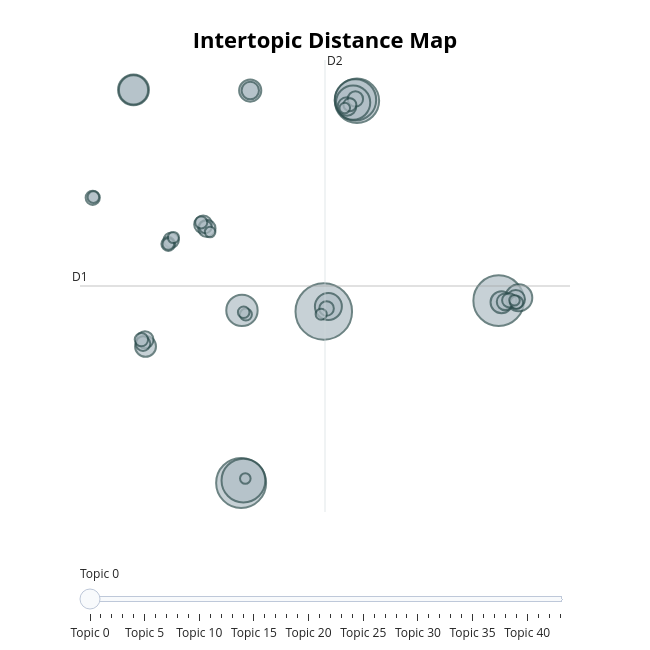

The notebook cell saved with this chart:
### Code cell
topic_model.visualize_topics()

### Figure 1 — Plotly figure (JSON) as saved in the notebook; plotly's stock layout.template omitted (floating-point values rounded to 4 significant figures; data arrays with more than 128 entries replaced by an {"elided": "..."} marker saying what was removed)
{"data": [{"customdata": {"elided": "44x3 mixed values"}, "hovertemplate": "<b>Topic %{customdata[0]}</b><br>%{customdata[1]}<br>Size: %{customdata[2]}", "legendgroup": "", "marker": {"color": "#B0BEC5", "line": {"color": "DarkSlateGrey", "width": 2}, "size": [286, 229, 223, 176, 171, 153, 105, 88, 85, 76, 65, 65, 44, 43, 39, 31, 31, 29, 27, 27, 26, 25, 21, 21, 19, 19, 18, 18, 17, 16, 15, 15, 14, 13, 13, 12, 12, 12, 11, 11, 10, 10, 10, 10], "sizemode": "area", "sizeref": 0.1787, "symbol": "circle"}, "mode": "markers", "name": "", "orientation": "v", "showlegend": false, "type": "scatter", "x": [10.9, 23.95, 4.737, 13.38, 4.907, 13.26, 13.09, 4.799, -3.291, -3.291, 25.45, 11.25, 5.414, 24.16, -2.392, 12.64, 25.22, 1.907, 5.419, 2.179, -2.434, 24.43, 13.26, -0.4775, 11.11, -2.579, 24.73, -6.331, -0.6948, -2.702, 12.85, 25.28, 2.075, 5.091, 1.76, 4.927, -6.283, -0.6931, 10.71, -0.3147, 2.423, 5.049, 12.47, 25.12], "xaxis": "x", "y": [-1.543, -0.7896, -13.53, 13.17, -13.36, 13.23, 13.05, -1.472, 13.93, 13.93, -0.591, -1.198, 13.89, -0.9006, -3.987, 12.77, -0.6932, 4.531, 13.89, 4.256, -3.519, -0.8685, 13.3, 3.437, -1.335, -3.793, -0.7655, 6.392, 3.167, -3.512, 12.9, -0.9205, 4.355, -1.765, 4.674, -1.601, 6.44, 3.167, -1.738, 3.62, 4.001, -13.21, 12.66, -0.7638], "yaxis": "y"}], "layout": {"annotations": [{"showarrow": false, "text": "D1", "x": -7.281, "y": 0.2324, "yshift": 10}, {"showarrow": false, "text": "D2", "x": 10.99, "xshift": 10, "y": 16.02}], "height": 650, "hoverlabel": {"bgcolor": "white", "font": {"family": "Rockwell", "size": 16}}, "legend": {"itemsizing": "constant", "tracegroupgap": 0}, "margin": {"t": 60}, "shapes": [{"line": {"color": "#CFD8DC", "width": 2}, "type": "line", "x0": 10.99, "x1": 10.99, "y0": -15.55, "y1": 16.02}, {"line": {"color": "#9E9E9E", "width": 2}, "type": "line", "x0": -7.281, "x1": 29.27, "y0": 0.2324, "y1": 0.2324}], "sliders": [{"active": 0, "pad": {"t": 50}, "steps": [{"args": [{"marker.color": [["red", "#B0BEC5", "#B0BEC5", "#B0BEC5", "#B0BEC5", "#B0BEC5", "#B0BEC5", "#B0BEC5", "#B0BEC5", "#B0BEC5", "#B0BEC5", "#B0BEC5", "#B0BEC5", "#B0BEC5", "#B0BEC5", "#B0BEC5", "#B0BEC5", "#B0BEC5", "#B0BEC5", "#B0BEC5", "#B0BEC5", "#B0BEC5", "#B0BEC5", "#B0BEC5", "#B0BEC5", "#B0BEC5", "#B0BEC5", "#B0BEC5", "#B0BEC5", "#B0BEC5", "#B0BEC5", "#B0BEC5", "#B0BEC5", "#B0BEC5", "#B0BEC5", "#B0BEC5", "#B0BEC5", "#B0BEC5", "#B0BEC5", "#B0BEC5", "#B0BEC5", "#B0BEC5", "#B0BEC5", "#B0BEC5"]]}], "label": "Topic 0", "method": "update"}, {"args": [{"marker.color": [["#B0BEC5", "red", "#B0BEC5", "#B0BEC5", "#B0BEC5", "#B0BEC5", "#B0BEC5", "#B0BEC5", "#B0BEC5", "#B0BEC5", "#B0BEC5", "#B0BEC5", "#B0BEC5", "#B0BEC5", "#B0BEC5", "#B0BEC5", "#B0BEC5", "#B0BEC5", "#B0BEC5", "#B0BEC5", "#B0BEC5", "#B0BEC5", "#B0BEC5", "#B0BEC5", "#B0BEC5", "#B0BEC5", "#B0BEC5", "#B0BEC5", "#B0BEC5", "#B0BEC5", "#B0BEC5", "#B0BEC5", "#B0BEC5", "#B0BEC5", "#B0BEC5", "#B0BEC5", "#B0BEC5", "#B0BEC5", "#B0BEC5", "#B0BEC5", "#B0BEC5", "#B0BEC5", "#B0BEC5", "#B0BEC5"]]}], "label": "Topic 1", "method": "update"}, {"args": [{"marker.color": [["#B0BEC5", "#B0BEC5", "red", "#B0BEC5", "#B0BEC5", "#B0BEC5", "#B0BEC5", "#B0BEC5", "#B0BEC5", "#B0BEC5", "#B0BEC5", "#B0BEC5", "#B0BEC5", "#B0BEC5", "#B0BEC5", "#B0BEC5", "#B0BEC5", "#B0BEC5", "#B0BEC5", "#B0BEC5", "#B0BEC5", "#B0BEC5", "#B0BEC5", "#B0BEC5", "#B0BEC5", "#B0BEC5", "#B0BEC5", "#B0BEC5", "#B0BEC5", "#B0BEC5", "#B0BEC5", "#B0BEC5", "#B0BEC5", "#B0BEC5", "#B0BEC5", "#B0BEC5", "#B0BEC5", "#B0BEC5", "#B0BEC5", "#B0BEC5", "#B0BEC5", "#B0BEC5", "#B0BEC5", "#B0BEC5"]]}], "label": "Topic 2", "method": "update"}, {"args": [{"marker.color": [["#B0BEC5", "#B0BEC5", "#B0BEC5", "red", "#B0BEC5", "#B0BEC5", "#B0BEC5", "#B0BEC5", "#B0BEC5", "#B0BEC5", "#B0BEC5", "#B0BEC5", "#B0BEC5", "#B0BEC5", "#B0BEC5", "#B0BEC5", "#B0BEC5", "#B0BEC5", "#B0BEC5", "#B0BEC5", "#B0BEC5", "#B0BEC5", "#B0BEC5", "#B0BEC5", "#B0BEC5", "#B0BEC5", "#B0BEC5", "#B0BEC5", "#B0BEC5", "#B0BEC5", "#B0BEC5", "#B0BEC5", "#B0BEC5", "#B0BEC5", "#B0BEC5", "#B0BEC5", "#B0BEC5", "#B0BEC5", "#B0BEC5", "#B0BEC5", "#B0BEC5", "#B0BEC5", "#B0BEC5", "#B0BEC5"]]}], "label": "Topic 3", "method": "update"}, {"args": [{"marker.color": [["#B0BEC5", "#B0BEC5", "#B0BEC5", "#B0BEC5", "red", "#B0BEC5", "#B0BEC5", "#B0BEC5", "#B0BEC5", "#B0BEC5", "#B0BEC5", "#B0BEC5", "#B0BEC5", "#B0BEC5", "#B0BEC5", "#B0BEC5", "#B0BEC5", "#B0BEC5", "#B0BEC5", "#B0BEC5", "#B0BEC5", "#B0BEC5", "#B0BEC5", "#B0BEC5", "#B0BEC5", "#B0BEC5", "#B0BEC5", "#B0BEC5", "#B0BEC5", "#B0BEC5", "#B0BEC5", "#B0BEC5", "#B0BEC5", "#B0BEC5", "#B0BEC5", "#B0BEC5", "#B0BEC5", "#B0BEC5", "#B0BEC5", "#B0BEC5", "#B0BEC5", "#B0BEC5", "#B0BEC5", "#B0BEC5"]]}], "label": "Topic 4", "method": "update"}, {"args": [{"marker.color": [["#B0BEC5", "#B0BEC5", "#B0BEC5", "#B0BEC5", "#B0BEC5", "red", "#B0BEC5", "#B0BEC5", "#B0BEC5", "#B0BEC5", "#B0BEC5", "#B0BEC5", "#B0BEC5", "#B0BEC5", "#B0BEC5", "#B0BEC5", "#B0BEC5", "#B0BEC5", "#B0BEC5", "#B0BEC5", "#B0BEC5", "#B0BEC5", "#B0BEC5", "#B0BEC5", "#B0BEC5", "#B0BEC5", "#B0BEC5", "#B0BEC5", "#B0BEC5", "#B0BEC5", "#B0BEC5", "#B0BEC5", "#B0BEC5", "#B0BEC5", "#B0BEC5", "#B0BEC5", "#B0BEC5", "#B0BEC5", "#B0BEC5", "#B0BEC5", "#B0BEC5", "#B0BEC5", "#B0BEC5", "#B0BEC5"]]}], "label": "Topic 5", "method": "update"}, {"args": [{"marker.color": [["#B0BEC5", "#B0BEC5", "#B0BEC5", "#B0BEC5", "#B0BEC5", "#B0BEC5", "red", "#B0BEC5", "#B0BEC5", "#B0BEC5", "#B0BEC5", "#B0BEC5", "#B0BEC5", "#B0BEC5", "#B0BEC5", "#B0BEC5", "#B0BEC5", "#B0BEC5", "#B0BEC5", "#B0BEC5", "#B0BEC5", "#B0BEC5", "#B0BEC5", "#B0BEC5", "#B0BEC5", "#B0BEC5", "#B0BEC5", "#B0BEC5", "#B0BEC5", "#B0BEC5", "#B0BEC5", "#B0BEC5", "#B0BEC5", "#B0BEC5", "#B0BEC5", "#B0BEC5", "#B0BEC5", "#B0BEC5", "#B0BEC5", "#B0BEC5", "#B0BEC5", "#B0BEC5", "#B0BEC5", "#B0BEC5"]]}], "label": "Topic 6", "method": "update"}, {"args": [{"marker.color": [["#B0BEC5", "#B0BEC5", "#B0BEC5", "#B0BEC5", "#B0BEC5", "#B0BEC5", "#B0BEC5", "red", "#B0BEC5", "#B0BEC5", "#B0BEC5", "#B0BEC5", "#B0BEC5", "#B0BEC5", "#B0BEC5", "#B0BEC5", "#B0BEC5", "#B0BEC5", "#B0BEC5", "#B0BEC5", "#B0BEC5", "#B0BEC5", "#B0BEC5", "#B0BEC5", "#B0BEC5", "#B0BEC5", "#B0BEC5", "#B0BEC5", "#B0BEC5", "#B0BEC5", "#B0BEC5", "#B0BEC5", "#B0BEC5", "#B0BEC5", "#B0BEC5", "#B0BEC5", "#B0BEC5", "#B0BEC5", "#B0BEC5", "#B0BEC5", "#B0BEC5", "#B0BEC5", "#B0BEC5", "#B0BEC5"]]}], "label": "Topic 7", "method": "update"}, {"args": [{"marker.color": [["#B0BEC5", "#B0BEC5", "#B0BEC5", "#B0BEC5", "#B0BEC5", "#B0BEC5", "#B0BEC5", "#B0BEC5", "red", "#B0BEC5", "#B0BEC5", "#B0BEC5", "#B0BEC5", "#B0BEC5", "#B0BEC5", "#B0BEC5", "#B0BEC5", "#B0BEC5", "#B0BEC5", "#B0BEC5", "#B0BEC5", "#B0BEC5", "#B0BEC5", "#B0BEC5", "#B0BEC5", "#B0BEC5", "#B0BEC5", "#B0BEC5", "#B0BEC5", "#B0BEC5", "#B0BEC5", "#B0BEC5", "#B0BEC5", "#B0BEC5", "#B0BEC5", "#B0BEC5", "#B0BEC5", "#B0BEC5", "#B0BEC5", "#B0BEC5", "#B0BEC5", "#B0BEC5", "#B0BEC5", "#B0BEC5"]]}], "label": "Topic 8", "method": "update"}, {"args": [{"marker.color": [["#B0BEC5", "#B0BEC5", "#B0BEC5", "#B0BEC5", "#B0BEC5", "#B0BEC5", "#B0BEC5", "#B0BEC5", "#B0BEC5", "red", "#B0BEC5", "#B0BEC5", "#B0BEC5", "#B0BEC5", "#B0BEC5", "#B0BEC5", "#B0BEC5", "#B0BEC5", "#B0BEC5", "#B0BEC5", "#B0BEC5", "#B0BEC5", "#B0BEC5", "#B0BEC5", "#B0BEC5", "#B0BEC5", "#B0BEC5", "#B0BEC5", "#B0BEC5", "#B0BEC5", "#B0BEC5", "#B0BEC5", "#B0BEC5", "#B0BEC5", "#B0BEC5", "#B0BEC5", "#B0BEC5", "#B0BEC5", "#B0BEC5", "#B0BEC5", "#B0BEC5", "#B0BEC5", "#B0BEC5", "#B0BEC5"]]}], "label": "Topic 9", "method": "update"}, {"args": [{"marker.color": [["#B0BEC5", "#B0BEC5", "#B0BEC5", "#B0BEC5", "#B0BEC5", "#B0BEC5", "#B0BEC5", "#B0BEC5", "#B0BEC5", "#B0BEC5", "red", "#B0BEC5", "#B0BEC5", "#B0BEC5", "#B0BEC5", "#B0BEC5", "#B0BEC5", "#B0BEC5", "#B0BEC5", "#B0BEC5", "#B0BEC5", "#B0BEC5", "#B0BEC5", "#B0BEC5", "#B0BEC5", "#B0BEC5", "#B0BEC5", "#B0BEC5", "#B0BEC5", "#B0BEC5", "#B0BEC5", "#B0BEC5", "#B0BEC5", "#B0BEC5", "#B0BEC5", "#B0BEC5", "#B0BEC5", "#B0BEC5", "#B0BEC5", "#B0BEC5", "#B0BEC5", "#B0BEC5", "#B0BEC5", "#B0BEC5"]]}], "label": "Topic 10", "method": "update"}, {"args": [{"marker.color": [["#B0BEC5", "#B0BEC5", "#B0BEC5", "#B0BEC5", "#B0BEC5", "#B0BEC5", "#B0BEC5", "#B0BEC5", "#B0BEC5", "#B0BEC5", "#B0BEC5", "red", "#B0BEC5", "#B0BEC5", "#B0BEC5", "#B0BEC5", "#B0BEC5", "#B0BEC5", "#B0BEC5", "#B0BEC5", "#B0BEC5", "#B0BEC5", "#B0BEC5", "#B0BEC5", "#B0BEC5", "#B0BEC5", "#B0BEC5", "#B0BEC5", "#B0BEC5", "#B0BEC5", "#B0BEC5", "#B0BEC5", "#B0BEC5", "#B0BEC5", "#B0BEC5", "#B0BEC5", "#B0BEC5", "#B0BEC5", "#B0BEC5", "#B0BEC5", "#B0BEC5", "#B0BEC5", "#B0BEC5", "#B0BEC5"]]}], "label": "Topic 11", "method": "update"}, {"args": [{"marker.color": [["#B0BEC5", "#B0BEC5", "#B0BEC5", "#B0BEC5", "#B0BEC5", "#B0BEC5", "#B0BEC5", "#B0BEC5", "#B0BEC5", "#B0BEC5", "#B0BEC5", "#B0BEC5", "red", "#B0BEC5", "#B0BEC5", "#B0BEC5", "#B0BEC5", "#B0BEC5", "#B0BEC5", "#B0BEC5", "#B0BEC5", "#B0BEC5", "#B0BEC5", "#B0BEC5", "#B0BEC5", "#B0BEC5", "#B0BEC5", "#B0BEC5", "#B0BEC5", "#B0BEC5", "#B0BEC5", "#B0BEC5", "#B0BEC5", "#B0BEC5", "#B0BEC5", "#B0BEC5", "#B0BEC5", "#B0BEC5", "#B0BEC5", "#B0BEC5", "#B0BEC5", "#B0BEC5", "#B0BEC5", "#B0BEC5"]]}], "label": "Topic 12", "method": "update"}, {"args": [{"marker.color": [["#B0BEC5", "#B0BEC5", "#B0BEC5", "#B0BEC5", "#B0BEC5", "#B0BEC5", "#B0BEC5", "#B0BEC5", "#B0BEC5", "#B0BEC5", "#B0BEC5", "#B0BEC5", "#B0BEC5", "red", "#B0BEC5", "#B0BEC5", "#B0BEC5", "#B0BEC5", "#B0BEC5", "#B0BEC5", "#B0BEC5", "#B0BEC5", "#B0BEC5", "#B0BEC5", "#B0BEC5", "#B0BEC5", "#B0BEC5", "#B0BEC5", "#B0BEC5", "#B0BEC5", "#B0BEC5", "#B0BEC5", "#B0BEC5", "#B0BEC5", "#B0BEC5", "#B0BEC5", "#B0BEC5", "#B0BEC5", "#B0BEC5", "#B0BEC5", "#B0BEC5", "#B0BEC5", "#B0BEC5", "#B0BEC5"]]}], "label": "Topic 13", "method": "update"}, {"args": [{"marker.color": [["#B0BEC5", "#B0BEC5", "#B0BEC5", "#B0BEC5", "#B0BEC5", "#B0BEC5", "#B0BEC5", "#B0BEC5", "#B0BEC5", "#B0BEC5", "#B0BEC5", "#B0BEC5", "#B0BEC5", "#B0BEC5", "red", "#B0BEC5", "#B0BEC5", "#B0BEC5", "#B0BEC5", "#B0BEC5", "#B0BEC5", "#B0BEC5", "#B0BEC5", "#B0BEC5", "#B0BEC5", "#B0BEC5", "#B0BEC5", "#B0BEC5", "#B0BEC5", "#B0BEC5", "#B0BEC5", "#B0BEC5", "#B0BEC5", "#B0BEC5", "#B0BEC5", "#B0BEC5", "#B0BEC5", "#B0BEC5", "#B0BEC5", "#B0BEC5", "#B0BEC5", "#B0BEC5", "#B0BEC5", "#B0BEC5"]]}], "label": "Topic 14", "method": "update"}, {"args": [{"marker.color": [["#B0BEC5", "#B0BEC5", "#B0BEC5", "#B0BEC5", "#B0BEC5", "#B0BEC5", "#B0BEC5", "#B0BEC5", "#B0BEC5", "#B0BEC5", "#B0BEC5", "#B0BEC5", "#B0BEC5", "#B0BEC5", "#B0BEC5", "red", "#B0BEC5", "#B0BEC5", "#B0BEC5", "#B0BEC5", "#B0BEC5", "#B0BEC5", "#B0BEC5", "#B0BEC5", "#B0BEC5", "#B0BEC5", "#B0BEC5", "#B0BEC5", "#B0BEC5", "#B0BEC5", "#B0BEC5", "#B0BEC5", "#B0BEC5", "#B0BEC5", "#B0BEC5", "#B0BEC5", "#B0BEC5", "#B0BEC5", "#B0BEC5", "#B0BEC5", "#B0BEC5", "#B0BEC5", "#B0BEC5", "#B0BEC5"]]}], "label": "Topic 15", "method": "update"}, {"args": [{"marker.color": [["#B0BEC5", "#B0BEC5", "#B0BEC5", "#B0BEC5", "#B0BEC5", "#B0BEC5", "#B0BEC5", "#B0BEC5", "#B0BEC5", "#B0BEC5", "#B0BEC5", "#B0BEC5", "#B0BEC5", "#B0BEC5", "#B0BEC5", "#B0BEC5", "red", "#B0BEC5", "#B0BEC5", "#B0BEC5", "#B0BEC5", "#B0BEC5", "#B0BEC5", "#B0BEC5", "#B0BEC5", "#B0BEC5", "#B0BEC5", "#B0BEC5", "#B0BEC5", "#B0BEC5", "#B0BEC5", "#B0BEC5", "#B0BEC5", "#B0BEC5", "#B0BEC5", "#B0BEC5", "#B0BEC5", "#B0BEC5", "#B0BEC5", "#B0BEC5", "#B0BEC5", "#B0BEC5", "#B0BEC5", "#B0BEC5"]]}], "label": "Topic 16", "method": "update"}, {"args": [{"marker.color": [["#B0BEC5", "#B0BEC5", "#B0BEC5", "#B0BEC5", "#B0BEC5", "#B0BEC5", "#B0BEC5", "#B0BEC5", "#B0BEC5", "#B0BEC5", "#B0BEC5", "#B0BEC5", "#B0BEC5", "#B0BEC5", "#B0BEC5", "#B0BEC5", "#B0BEC5", "red", "#B0BEC5", "#B0BEC5", "#B0BEC5", "#B0BEC5", "#B0BEC5", "#B0BEC5", "#B0BEC5", "#B0BEC5", "#B0BEC5", "#B0BEC5", "#B0BEC5", "#B0BEC5", "#B0BEC5", "#B0BEC5", "#B0BEC5", "#B0BEC5", "#B0BEC5", "#B0BEC5", "#B0BEC5", "#B0BEC5", "#B0BEC5", "#B0BEC5", "#B0BEC5", "#B0BEC5", "#B0BEC5", "#B0BEC5"]]}], "label": "Topic 17", "method": "update"}, {"args": [{"marker.color": [["#B0BEC5", "#B0BEC5", "#B0BEC5", "#B0BEC5", "#B0BEC5", "#B0BEC5", "#B0BEC5", "#B0BEC5", "#B0BEC5", "#B0BEC5", "#B0BEC5", "#B0BEC5", "#B0BEC5", "#B0BEC5", "#B0BEC5", "#B0BEC5", "#B0BEC5", "#B0BEC5", "red", "#B0BEC5", "#B0BEC5", "#B0BEC5", "#B0BEC5", "#B0BEC5", "#B0BEC5", "#B0BEC5", "#B0BEC5", "#B0BEC5", "#B0BEC5", "#B0BEC5", "#B0BEC5", "#B0BEC5", "#B0BEC5", "#B0BEC5", "#B0BEC5", "#B0BEC5", "#B0BEC5", "#B0BEC5", "#B0BEC5", "#B0BEC5", "#B0BEC5", "#B0BEC5", "#B0BEC5", "#B0BEC5"]]}], "label": "Topic 18", "method": "update"}, {"args": [{"marker.color": [["#B0BEC5", "#B0BEC5", "#B0BEC5", "#B0BEC5", "#B0BEC5", "#B0BEC5", "#B0BEC5", "#B0BEC5", "#B0BEC5", "#B0BEC5", "#B0BEC5", "#B0BEC5", "#B0BEC5", "#B0BEC5", "#B0BEC5", "#B0BEC5", "#B0BEC5", "#B0BEC5", "#B0BEC5", "red", "#B0BEC5", "#B0BEC5", "#B0BEC5", "#B0BEC5", "#B0BEC5", "#B0BEC5", "#B0BEC5", "#B0BEC5", "#B0BEC5", "#B0BEC5", "#B0BEC5", "#B0BEC5", "#B0BEC5", "#B0BEC5", "#B0BEC5", "#B0BEC5", "#B0BEC5", "#B0BEC5", "#B0BEC5", "#B0BEC5", "#B0BEC5", "#B0BEC5", "#B0BEC5", "#B0BEC5"]]}], "label": "Topic 19", "method": "update"}, {"args": [{"marker.color": [["#B0BEC5", "#B0BEC5", "#B0BEC5", "#B0BEC5", "#B0BEC5", "#B0BEC5", "#B0BEC5", "#B0BEC5", "#B0BEC5", "#B0BEC5", "#B0BEC5", "#B0BEC5", "#B0BEC5", "#B0BEC5", "#B0BEC5", "#B0BEC5", "#B0BEC5", "#B0BEC5", "#B0BEC5", "#B0BEC5", "red", "#B0BEC5", "#B0BEC5", "#B0BEC5", "#B0BEC5", "#B0BEC5", "#B0BEC5", "#B0BEC5", "#B0BEC5", "#B0BEC5", "#B0BEC5", "#B0BEC5", "#B0BEC5", "#B0BEC5", "#B0BEC5", "#B0BEC5", "#B0BEC5", "#B0BEC5", "#B0BEC5", "#B0BEC5", "#B0BEC5", "#B0BEC5", "#B0BEC5", "#B0BEC5"]]}], "label": "Topic 20", "method": "update"}, {"args": [{"marker.color": [["#B0BEC5", "#B0BEC5", "#B0BEC5", "#B0BEC5", "#B0BEC5", "#B0BEC5", "#B0BEC5", "#B0BEC5", "#B0BEC5", "#B0BEC5", "#B0BEC5", "#B0BEC5", "#B0BEC5", "#B0BEC5", "#B0BEC5", "#B0BEC5", "#B0BEC5", "#B0BEC5", "#B0BEC5", "#B0BEC5", "#B0BEC5", "red", "#B0BEC5", "#B0BEC5", "#B0BEC5", "#B0BEC5", "#B0BEC5", "#B0BEC5", "#B0BEC5", "#B0BEC5", "#B0BEC5", "#B0BEC5", "#B0BEC5", "#B0BEC5", "#B0BEC5", "#B0BEC5", "#B0BEC5", "#B0BEC5", "#B0BEC5", "#B0BEC5", "#B0BEC5", "#B0BEC5", "#B0BEC5", "#B0BEC5"]]}], "label": "Topic 21", "method": "update"}, {"args": [{"marker.color": [["#B0BEC5", "#B0BEC5", "#B0BEC5", "#B0BEC5", "#B0BEC5", "#B0BEC5", "#B0BEC5", "#B0BEC5", "#B0BEC5", "#B0BEC5", "#B0BEC5", "#B0BEC5", "#B0BEC5", "#B0BEC5", "#B0BEC5", "#B0BEC5", "#B0BEC5", "#B0BEC5", "#B0BEC5", "#B0BEC5", "#B0BEC5", "#B0BEC5", "red", "#B0BEC5", "#B0BEC5", "#B0BEC5", "#B0BEC5", "#B0BEC5", "#B0BEC5", "#B0BEC5", "#B0BEC5", "#B0BEC5", "#B0BEC5", "#B0BEC5", "#B0BEC5", "#B0BEC5", "#B0BEC5", "#B0BEC5", "#B0BEC5", "#B0BEC5", "#B0BEC5", "#B0BEC5", "#B0BEC5", "#B0BEC5"]]}], "label": "Topic 22", "method": "update"}, {"args": [{"marker.color": [["#B0BEC5", "#B0BEC5", "#B0BEC5", "#B0BEC5", "#B0BEC5", "#B0BEC5", "#B0BEC5", "#B0BEC5", "#B0BEC5", "#B0BEC5", "#B0BEC5", "#B0BEC5", "#B0BEC5", "#B0BEC5", "#B0BEC5", "#B0BEC5", "#B0BEC5", "#B0BEC5", "#B0BEC5", "#B0BEC5", "#B0BEC5", "#B0BEC5", "#B0BEC5", "red", "#B0BEC5", "#B0BEC5", "#B0BEC5", "#B0BEC5", "#B0BEC5", "#B0BEC5", "#B0BEC5", "#B0BEC5", "#B0BEC5", "#B0BEC5", "#B0BEC5", "#B0BEC5", "#B0BEC5", "#B0BEC5", "#B0BEC5", "#B0BEC5", "#B0BEC5", "#B0BEC5", "#B0BEC5", "#B0BEC5"]]}], "label": "Topic 23", "method": "update"}, {"args": [{"marker.color": [["#B0BEC5", "#B0BEC5", "#B0BEC5", "#B0BEC5", "#B0BEC5", "#B0BEC5", "#B0BEC5", "#B0BEC5", "#B0BEC5", "#B0BEC5", "#B0BEC5", "#B0BEC5", "#B0BEC5", "#B0BEC5", "#B0BEC5", "#B0BEC5", "#B0BEC5", "#B0BEC5", "#B0BEC5", "#B0BEC5", "#B0BEC5", "#B0BEC5", "#B0BEC5", "#B0BEC5", "red", "#B0BEC5", "#B0BEC5", "#B0BEC5", "#B0BEC5", "#B0BEC5", "#B0BEC5", "#B0BEC5", "#B0BEC5", "#B0BEC5", "#B0BEC5", "#B0BEC5", "#B0BEC5", "#B0BEC5", "#B0BEC5", "#B0BEC5", "#B0BEC5", "#B0BEC5", "#B0BEC5", "#B0BEC5"]]}], "label": "Topic 24", "method": "update"}, {"args": [{"marker.color": [["#B0BEC5", "#B0BEC5", "#B0BEC5", "#B0BEC5", "#B0BEC5", "#B0BEC5", "#B0BEC5", "#B0BEC5", "#B0BEC5", "#B0BEC5", "#B0BEC5", "#B0BEC5", "#B0BEC5", "#B0BEC5", "#B0BEC5", "#B0BEC5", "#B0BEC5", "#B0BEC5", "#B0BEC5", "#B0BEC5", "#B0BEC5", "#B0BEC5", "#B0BEC5", "#B0BEC5", "#B0BEC5", "red", "#B0BEC5", "#B0BEC5", "#B0BEC5", "#B0BEC5", "#B0BEC5", "#B0BEC5", "#B0BEC5", "#B0BEC5", "#B0BEC5", "#B0BEC5", "#B0BEC5", "#B0BEC5", "#B0BEC5", "#B0BEC5", "#B0BEC5", "#B0BEC5", "#B0BEC5", "#B0BEC5"]]}], "label": "Topic 25", "method": "update"}, {"args": [{"marker.color": [["#B0BEC5", "#B0BEC5", "#B0BEC5", "#B0BEC5", "#B0BEC5", "#B0BEC5", "#B0BEC5", "#B0BEC5", "#B0BEC5", "#B0BEC5", "#B0BEC5", "#B0BEC5", "#B0BEC5", "#B0BEC5", "#B0BEC5", "#B0BEC5", "#B0BEC5", "#B0BEC5", "#B0BEC5", "#B0BEC5", "#B0BEC5", "#B0BEC5", "#B0BEC5", "#B0BEC5", "#B0BEC5", "#B0BEC5", "red", "#B0BEC5", "#B0BEC5", "#B0BEC5", "#B0BEC5", "#B0BEC5", "#B0BEC5", "#B0BEC5", "#B0BEC5", "#B0BEC5", "#B0BEC5", "#B0BEC5", "#B0BEC5", "#B0BEC5", "#B0BEC5", "#B0BEC5", "#B0BEC5", "#B0BEC5"]]}], "label": "Topic 26", "method": "update"}, {"args": [{"marker.color": [["#B0BEC5", "#B0BEC5", "#B0BEC5", "#B0BEC5", "#B0BEC5", "#B0BEC5", "#B0BEC5", "#B0BEC5", "#B0BEC5", "#B0BEC5", "#B0BEC5", "#B0BEC5", "#B0BEC5", "#B0BEC5", "#B0BEC5", "#B0BEC5", "#B0BEC5", "#B0BEC5", "#B0BEC5", "#B0BEC5", "#B0BEC5", "#B0BEC5", "#B0BEC5", "#B0BEC5", "#B0BEC5", "#B0BEC5", "#B0BEC5", "red", "#B0BEC5", "#B0BEC5", "#B0BEC5", "#B0BEC5", "#B0BEC5", "#B0BEC5", "#B0BEC5", "#B0BEC5", "#B0BEC5", "#B0BEC5", "#B0BEC5", "#B0BEC5", "#B0BEC5", "#B0BEC5", "#B0BEC5", "#B0BEC5"]]}], "label": "Topic 27", "method": "update"}, {"args": [{"marker.color": [["#B0BEC5", "#B0BEC5", "#B0BEC5", "#B0BEC5", "#B0BEC5", "#B0BEC5", "#B0BEC5", "#B0BEC5", "#B0BEC5", "#B0BEC5", "#B0BEC5", "#B0BEC5", "#B0BEC5", "#B0BEC5", "#B0BEC5", "#B0BEC5", "#B0BEC5", "#B0BEC5", "#B0BEC5", "#B0BEC5", "#B0BEC5", "#B0BEC5", "#B0BEC5", "#B0BEC5", "#B0BEC5", "#B0BEC5", "#B0BEC5", "#B0BEC5", "red", "#B0BEC5", "#B0BEC5", "#B0BEC5", "#B0BEC5", "#B0BEC5", "#B0BEC5", "#B0BEC5", "#B0BEC5", "#B0BEC5", "#B0BEC5", "#B0BEC5", "#B0BEC5", "#B0BEC5", "#B0BEC5", "#B0BEC5"]]}], "label": "Topic 28", "method": "update"}, {"args": [{"marker.color": [["#B0BEC5", "#B0BEC5", "#B0BEC5", "#B0BEC5", "#B0BEC5", "#B0BEC5", "#B0BEC5", "#B0BEC5", "#B0BEC5", "#B0BEC5", "#B0BEC5", "#B0BEC5", "#B0BEC5", "#B0BEC5", "#B0BEC5", "#B0BEC5", "#B0BEC5", "#B0BEC5", "#B0BEC5", "#B0BEC5", "#B0BEC5", "#B0BEC5", "#B0BEC5", "#B0BEC5", "#B0BEC5", "#B0BEC5", "#B0BEC5", "#B0BEC5", "#B0BEC5", "red", "#B0BEC5", "#B0BEC5", "#B0BEC5", "#B0BEC5", "#B0BEC5", "#B0BEC5", "#B0BEC5", "#B0BEC5", "#B0BEC5", "#B0BEC5", "#B0BEC5", "#B0BEC5", "#B0BEC5", "#B0BEC5"]]}], "label": "Topic 29", "method": "update"}, {"args": [{"marker.color": [["#B0BEC5", "#B0BEC5", "#B0BEC5", "#B0BEC5", "#B0BEC5", "#B0BEC5", "#B0BEC5", "#B0BEC5", "#B0BEC5", "#B0BEC5", "#B0BEC5", "#B0BEC5", "#B0BEC5", "#B0BEC5", "#B0BEC5", "#B0BEC5", "#B0BEC5", "#B0BEC5", "#B0BEC5", "#B0BEC5", "#B0BEC5", "#B0BEC5", "#B0BEC5", "#B0BEC5", "#B0BEC5", "#B0BEC5", "#B0BEC5", "#B0BEC5", "#B0BEC5", "#B0BEC5", "red", "#B0BEC5", "#B0BEC5", "#B0BEC5", "#B0BEC5", "#B0BEC5", "#B0BEC5", "#B0BEC5", "#B0BEC5", "#B0BEC5", "#B0BEC5", "#B0BEC5", "#B0BEC5", "#B0BEC5"]]}], "label": "Topic 30", "method": "update"}, {"args": [{"marker.color": [["#B0BEC5", "#B0BEC5", "#B0BEC5", "#B0BEC5", "#B0BEC5", "#B0BEC5", "#B0BEC5", "#B0BEC5", "#B0BEC5", "#B0BEC5", "#B0BEC5", "#B0BEC5", "#B0BEC5", "#B0BEC5", "#B0BEC5", "#B0BEC5", "#B0BEC5", "#B0BEC5", "#B0BEC5", "#B0BEC5", "#B0BEC5", "#B0BEC5", "#B0BEC5", "#B0BEC5", "#B0BEC5", "#B0BEC5", "#B0BEC5", "#B0BEC5", "#B0BEC5", "#B0BEC5", "#B0BEC5", "red", "#B0BEC5", "#B0BEC5", "#B0BEC5", "#B0BEC5", "#B0BEC5", "#B0BEC5", "#B0BEC5", "#B0BEC5", "#B0BEC5", "#B0BEC5", "#B0BEC5", "#B0BEC5"]]}], "label": "Topic 31", "method": "update"}, {"args": [{"marker.color": [["#B0BEC5", "#B0BEC5", "#B0BEC5", "#B0BEC5", "#B0BEC5", "#B0BEC5", "#B0BEC5", "#B0BEC5", "#B0BEC5", "#B0BEC5", "#B0BEC5", "#B0BEC5", "#B0BEC5", "#B0BEC5", "#B0BEC5", "#B0BEC5", "#B0BEC5", "#B0BEC5", "#B0BEC5", "#B0BEC5", "#B0BEC5", "#B0BEC5", "#B0BEC5", "#B0BEC5", "#B0BEC5", "#B0BEC5", "#B0BEC5", "#B0BEC5", "#B0BEC5", "#B0BEC5", "#B0BEC5", "#B0BEC5", "red", "#B0BEC5", "#B0BEC5", "#B0BEC5", "#B0BEC5", "#B0BEC5", "#B0BEC5", "#B0BEC5", "#B0BEC5", "#B0BEC5", "#B0BEC5", "#B0BEC5"]]}], "label": "Topic 32", "method": "update"}, {"args": [{"marker.color": [["#B0BEC5", "#B0BEC5", "#B0BEC5", "#B0BEC5", "#B0BEC5", "#B0BEC5", "#B0BEC5", "#B0BEC5", "#B0BEC5", "#B0BEC5", "#B0BEC5", "#B0BEC5", "#B0BEC5", "#B0BEC5", "#B0BEC5", "#B0BEC5", "#B0BEC5", "#B0BEC5", "#B0BEC5", "#B0BEC5", "#B0BEC5", "#B0BEC5", "#B0BEC5", "#B0BEC5", "#B0BEC5", "#B0BEC5", "#B0BEC5", "#B0BEC5", "#B0BEC5", "#B0BEC5", "#B0BEC5", "#B0BEC5", "#B0BEC5", "red", "#B0BEC5", "#B0BEC5", "#B0BEC5", "#B0BEC5", "#B0BEC5", "#B0BEC5", "#B0BEC5", "#B0BEC5", "#B0BEC5", "#B0BEC5"]]}], "label": "Topic 33", "method": "update"}, {"args": [{"marker.color": [["#B0BEC5", "#B0BEC5", "#B0BEC5", "#B0BEC5", "#B0BEC5", "#B0BEC5", "#B0BEC5", "#B0BEC5", "#B0BEC5", "#B0BEC5", "#B0BEC5", "#B0BEC5", "#B0BEC5", "#B0BEC5", "#B0BEC5", "#B0BEC5", "#B0BEC5", "#B0BEC5", "#B0BEC5", "#B0BEC5", "#B0BEC5", "#B0BEC5", "#B0BEC5", "#B0BEC5", "#B0BEC5", "#B0BEC5", "#B0BEC5", "#B0BEC5", "#B0BEC5", "#B0BEC5", "#B0BEC5", "#B0BEC5", "#B0BEC5", "#B0BEC5", "red", "#B0BEC5", "#B0BEC5", "#B0BEC5", "#B0BEC5", "#B0BEC5", "#B0BEC5", "#B0BEC5", "#B0BEC5", "#B0BEC5"]]}], "label": "Topic 34", "method": "update"}, {"args": [{"marker.color": [["#B0BEC5", "#B0BEC5", "#B0BEC5", "#B0BEC5", "#B0BEC5", "#B0BEC5", "#B0BEC5", "#B0BEC5", "#B0BEC5", "#B0BEC5", "#B0BEC5", "#B0BEC5", "#B0BEC5", "#B0BEC5", "#B0BEC5", "#B0BEC5", "#B0BEC5", "#B0BEC5", "#B0BEC5", "#B0BEC5", "#B0BEC5", "#B0BEC5", "#B0BEC5", "#B0BEC5", "#B0BEC5", "#B0BEC5", "#B0BEC5", "#B0BEC5", "#B0BEC5", "#B0BEC5", "#B0BEC5", "#B0BEC5", "#B0BEC5", "#B0BEC5", "#B0BEC5", "red", "#B0BEC5", "#B0BEC5", "#B0BEC5", "#B0BEC5", "#B0BEC5", "#B0BEC5", "#B0BEC5", "#B0BEC5"]]}], "label": "Topic 35", "method": "update"}, {"args": [{"marker.color": [["#B0BEC5", "#B0BEC5", "#B0BEC5", "#B0BEC5", "#B0BEC5", "#B0BEC5", "#B0BEC5", "#B0BEC5", "#B0BEC5", "#B0BEC5", "#B0BEC5", "#B0BEC5", "#B0BEC5", "#B0BEC5", "#B0BEC5", "#B0BEC5", "#B0BEC5", "#B0BEC5", "#B0BEC5", "#B0BEC5", "#B0BEC5", "#B0BEC5", "#B0BEC5", "#B0BEC5", "#B0BEC5", "#B0BEC5", "#B0BEC5", "#B0BEC5", "#B0BEC5", "#B0BEC5", "#B0BEC5", "#B0BEC5", "#B0BEC5", "#B0BEC5", "#B0BEC5", "#B0BEC5", "red", "#B0BEC5", "#B0BEC5", "#B0BEC5", "#B0BEC5", "#B0BEC5", "#B0BEC5", "#B0BEC5"]]}], "label": "Topic 36", "method": "update"}, {"args": [{"marker.color": [["#B0BEC5", "#B0BEC5", "#B0BEC5", "#B0BEC5", "#B0BEC5", "#B0BEC5", "#B0BEC5", "#B0BEC5", "#B0BEC5", "#B0BEC5", "#B0BEC5", "#B0BEC5", "#B0BEC5", "#B0BEC5", "#B0BEC5", "#B0BEC5", "#B0BEC5", "#B0BEC5", "#B0BEC5", "#B0BEC5", "#B0BEC5", "#B0BEC5", "#B0BEC5", "#B0BEC5", "#B0BEC5", "#B0BEC5", "#B0BEC5", "#B0BEC5", "#B0BEC5", "#B0BEC5", "#B0BEC5", "#B0BEC5", "#B0BEC5", "#B0BEC5", "#B0BEC5", "#B0BEC5", "#B0BEC5", "red", "#B0BEC5", "#B0BEC5", "#B0BEC5", "#B0BEC5", "#B0BEC5", "#B0BEC5"]]}], "label": "Topic 37", "method": "update"}, {"args": [{"marker.color": [["#B0BEC5", "#B0BEC5", "#B0BEC5", "#B0BEC5", "#B0BEC5", "#B0BEC5", "#B0BEC5", "#B0BEC5", "#B0BEC5", "#B0BEC5", "#B0BEC5", "#B0BEC5", "#B0BEC5", "#B0BEC5", "#B0BEC5", "#B0BEC5", "#B0BEC5", "#B0BEC5", "#B0BEC5", "#B0BEC5", "#B0BEC5", "#B0BEC5", "#B0BEC5", "#B0BEC5", "#B0BEC5", "#B0BEC5", "#B0BEC5", "#B0BEC5", "#B0BEC5", "#B0BEC5", "#B0BEC5", "#B0BEC5", "#B0BEC5", "#B0BEC5", "#B0BEC5", "#B0BEC5", "#B0BEC5", "#B0BEC5", "red", "#B0BEC5", "#B0BEC5", "#B0BEC5", "#B0BEC5", "#B0BEC5"]]}], "label": "Topic 38", "method": "update"}, {"args": [{"marker.color": [["#B0BEC5", "#B0BEC5", "#B0BEC5", "#B0BEC5", "#B0BEC5", "#B0BEC5", "#B0BEC5", "#B0BEC5", "#B0BEC5", "#B0BEC5", "#B0BEC5", "#B0BEC5", "#B0BEC5", "#B0BEC5", "#B0BEC5", "#B0BEC5", "#B0BEC5", "#B0BEC5", "#B0BEC5", "#B0BEC5", "#B0BEC5", "#B0BEC5", "#B0BEC5", "#B0BEC5", "#B0BEC5", "#B0BEC5", "#B0BEC5", "#B0BEC5", "#B0BEC5", "#B0BEC5", "#B0BEC5", "#B0BEC5", "#B0BEC5", "#B0BEC5", "#B0BEC5", "#B0BEC5", "#B0BEC5", "#B0BEC5", "#B0BEC5", "red", "#B0BEC5", "#B0BEC5", "#B0BEC5", "#B0BEC5"]]}], "label": "Topic 39", "method": "update"}, {"args": [{"marker.color": [["#B0BEC5", "#B0BEC5", "#B0BEC5", "#B0BEC5", "#B0BEC5", "#B0BEC5", "#B0BEC5", "#B0BEC5", "#B0BEC5", "#B0BEC5", "#B0BEC5", "#B0BEC5", "#B0BEC5", "#B0BEC5", "#B0BEC5", "#B0BEC5", "#B0BEC5", "#B0BEC5", "#B0BEC5", "#B0BEC5", "#B0BEC5", "#B0BEC5", "#B0BEC5", "#B0BEC5", "#B0BEC5", "#B0BEC5", "#B0BEC5", "#B0BEC5", "#B0BEC5", "#B0BEC5", "#B0BEC5", "#B0BEC5", "#B0BEC5", "#B0BEC5", "#B0BEC5", "#B0BEC5", "#B0BEC5", "#B0BEC5", "#B0BEC5", "#B0BEC5", "red", "#B0BEC5", "#B0BEC5", "#B0BEC5"]]}], "label": "Topic 40", "method": "update"}, {"args": [{"marker.color": [["#B0BEC5", "#B0BEC5", "#B0BEC5", "#B0BEC5", "#B0BEC5", "#B0BEC5", "#B0BEC5", "#B0BEC5", "#B0BEC5", "#B0BEC5", "#B0BEC5", "#B0BEC5", "#B0BEC5", "#B0BEC5", "#B0BEC5", "#B0BEC5", "#B0BEC5", "#B0BEC5", "#B0BEC5", "#B0BEC5", "#B0BEC5", "#B0BEC5", "#B0BEC5", "#B0BEC5", "#B0BEC5", "#B0BEC5", "#B0BEC5", "#B0BEC5", "#B0BEC5", "#B0BEC5", "#B0BEC5", "#B0BEC5", "#B0BEC5", "#B0BEC5", "#B0BEC5", "#B0BEC5", "#B0BEC5", "#B0BEC5", "#B0BEC5", "#B0BEC5", "#B0BEC5", "red", "#B0BEC5", "#B0BEC5"]]}], "label": "Topic 41", "method": "update"}, {"args": [{"marker.color": [["#B0BEC5", "#B0BEC5", "#B0BEC5", "#B0BEC5", "#B0BEC5", "#B0BEC5", "#B0BEC5", "#B0BEC5", "#B0BEC5", "#B0BEC5", "#B0BEC5", "#B0BEC5", "#B0BEC5", "#B0BEC5", "#B0BEC5", "#B0BEC5", "#B0BEC5", "#B0BEC5", "#B0BEC5", "#B0BEC5", "#B0BEC5", "#B0BEC5", "#B0BEC5", "#B0BEC5", "#B0BEC5", "#B0BEC5", "#B0BEC5", "#B0BEC5", "#B0BEC5", "#B0BEC5", "#B0BEC5", "#B0BEC5", "#B0BEC5", "#B0BEC5", "#B0BEC5", "#B0BEC5", "#B0BEC5", "#B0BEC5", "#B0BEC5", "#B0BEC5", "#B0BEC5", "#B0BEC5", "red", "#B0BEC5"]]}], "label": "Topic 42", "method": "update"}, {"args": [{"marker.color": [["#B0BEC5", "#B0BEC5", "#B0BEC5", "#B0BEC5", "#B0BEC5", "#B0BEC5", "#B0BEC5", "#B0BEC5", "#B0BEC5", "#B0BEC5", "#B0BEC5", "#B0BEC5", "#B0BEC5", "#B0BEC5", "#B0BEC5", "#B0BEC5", "#B0BEC5", "#B0BEC5", "#B0BEC5", "#B0BEC5", "#B0BEC5", "#B0BEC5", "#B0BEC5", "#B0BEC5", "#B0BEC5", "#B0BEC5", "#B0BEC5", "#B0BEC5", "#B0BEC5", "#B0BEC5", "#B0BEC5", "#B0BEC5", "#B0BEC5", "#B0BEC5", "#B0BEC5", "#B0BEC5", "#B0BEC5", "#B0BEC5", "#B0BEC5", "#B0BEC5", "#B0BEC5", "#B0BEC5", "#B0BEC5", "red"]]}], "label": "Topic 43", "method": "update"}]}], "title": {"font": {"color": "Black", "size": 22}, "text": "<b>Intertopic Distance Map</b>", "x": 0.5, "xanchor": "center", "y": 0.95, "yanchor": "top"}, "width": 650, "xaxis": {"anchor": "y", "domain": [0, 1], "range": [-7.281, 29.27], "title": {"text": ""}, "visible": false}, "yaxis": {"anchor": "x", "domain": [0, 1], "range": [-15.55, 16.02], "title": {"text": ""}, "visible": false}}}
